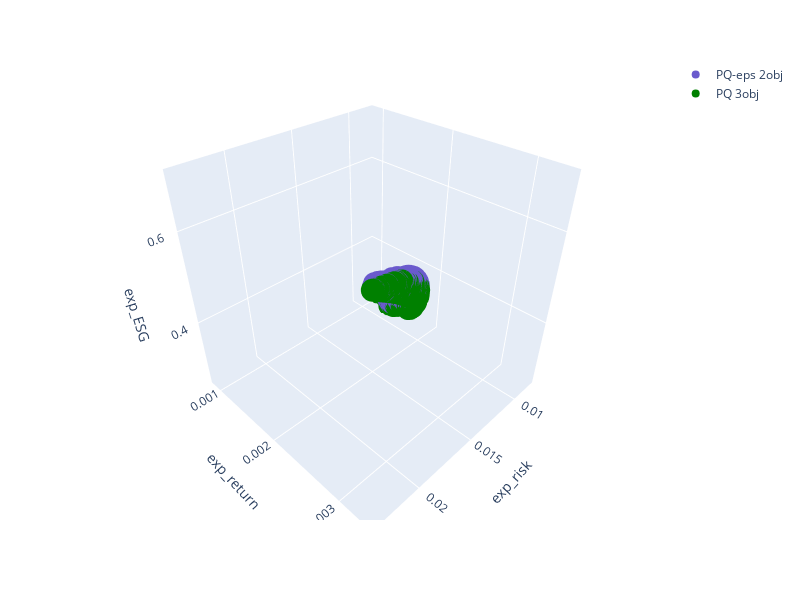

Source (notebook cell):
### Code cell
pdF_best_3d_nsgaii =get_plot_best_opt_3d( pdF_best_eps_nsgaii, esg_nsgaii)
print(pdF_best_3d_nsgaii.shape)
plot_projection_ESG( pdF_best_nsgaii, pdF_best_3d_nsgaii)

### Figure 1 — Plotly figure (JSON) as saved in the notebook; plotly's stock layout.template omitted (floating-point values rounded to 4 significant figures; data arrays with more than 128 entries replaced by an {"elided": "..."} marker saying what was removed)
{"data": [{"hovertemplate": "=PQ-eps 2obj<br>exp_risk=%{x}<br>exp_return=%{y}<br>exp_ESG=%{z}<extra></extra>", "legendgroup": "PQ-eps 2obj", "marker": {"color": "slateblue", "symbol": "circle"}, "mode": "markers", "name": "PQ-eps 2obj", "scene": "scene", "showlegend": true, "type": "scatter3d", "x": {"elided": "4290 float values"}, "y": {"elided": "4290 float values"}, "z": {"elided": "4290 float values"}}, {"hovertemplate": "=PQ 3obj<br>exp_risk=%{x}<br>exp_return=%{y}<br>exp_ESG=%{z}<extra></extra>", "legendgroup": "PQ 3obj", "marker": {"color": "green", "symbol": "circle"}, "mode": "markers", "name": "PQ 3obj", "scene": "scene", "showlegend": true, "type": "scatter3d", "x": {"elided": "1503 float values"}, "y": {"elided": "1503 float values"}, "z": {"elided": "1503 float values"}}], "layout": {"height": 600, "legend": {"title": {"text": ""}, "tracegroupgap": 0}, "margin": {"t": 60}, "scene": {"domain": {"x": [0, 1], "y": [0, 1]}, "xaxis": {"title": {"text": "exp_risk"}}, "yaxis": {"title": {"text": "exp_return"}}, "zaxis": {"title": {"text": "exp_ESG"}}}, "width": 800}}
